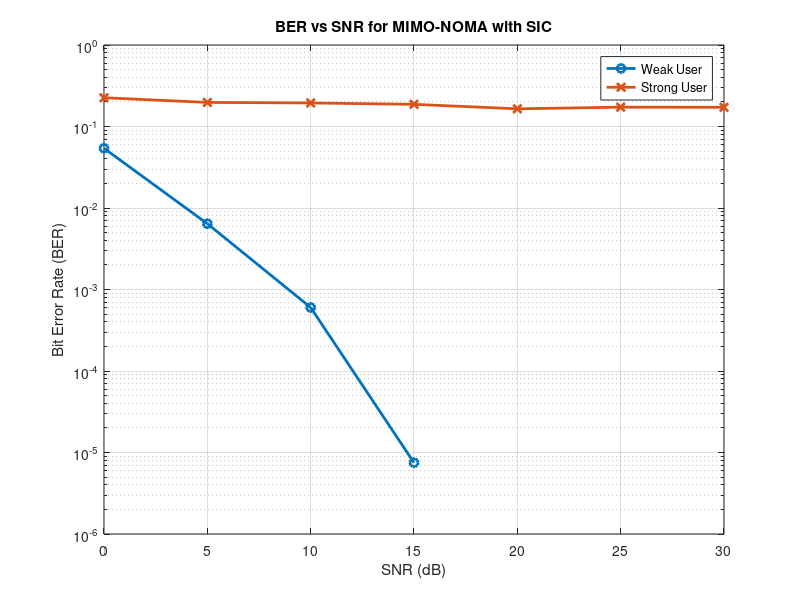

Here is the MATLAB script that generated this plot:
clc; clear; close all;

%% System Parameters
N_users = 8;               % Total users
tx_antennas = 4;           % Number of transmit antennas (BS)
rx_antennas = 1;           % 1 antenna per user
num_bits = 1e4;            % Bits per user
mod_order = 2;             % BPSK
SNR_dB_range = 0:5:30;     % SNR sweep range in dB
num_runs = 100;            % Monte Carlo iterations per SNR

%% Initialize Result Storage
BER_weak_avg = zeros(size(SNR_dB_range));
BER_strong_avg = zeros(size(SNR_dB_range));

%% SNR Sweep
for snr_idx = 1:length(SNR_dB_range)
    SNR_dB = SNR_dB_range(snr_idx);
    snr = 10^(SNR_dB/10);

    total_BER_weak = 0;
    total_BER_strong = 0;
    total_clusters = 0;

    for run = 1:num_runs
        %% Generate Random Channel Matrix
        H = (randn(N_users, tx_antennas) + 1j * randn(N_users, tx_antennas)) / sqrt(2);

        %% User Clustering (based on channel norm)
        [~, sorted_idx] = sort(vecnorm(H, 2, 2), 'descend');
        clusters = reshape(sorted_idx, 2, []).';

        %% Loop Through Clusters
        for c = 1:size(clusters, 1)
            u_strong = clusters(c, 1);
            u_weak   = clusters(c, 2);

            % Generate Data
            bits_s = randi([0 1], num_bits, 1); symbols_s = 2 * bits_s - 1;
            bits_w = randi([0 1], num_bits, 1); symbols_w = 2 * bits_w - 1;

            % Power allocation
            P_s = 0.3; P_w = 0.7;
            x_combined = [sqrt(P_s)*symbols_s.'; sqrt(P_w)*symbols_w.'];  % 2 x num_bits

            % Channel matrix for cluster
            H_pair = H([u_strong, u_weak], :);

            % Regularized Zero-Forcing Beamforming
            W = (H_pair') / (H_pair * H_pair' + 1e-2 * eye(2));
            W = W ./ vecnorm(W);  % Normalize columns

            % Transmit signal
            tx_bf = W * x_combined;     % [tx_ant x num_bits]
            rx_cluster = H_pair * tx_bf; % [2 x num_bits]

            % Add AWGN
            noise = sqrt(1/(2*snr)) * (randn(size(rx_cluster)) + 1j * randn(size(rx_cluster)));
            rx_noisy = rx_cluster + noise;

            % Weak user decoding
            rx_w = real(rx_noisy(2, :));
            decoded_w = rx_w > 0;
            BER_w = mean(decoded_w ~= bits_w.');

            % Strong user decoding (SIC)
            est_w = sqrt(P_w) * (2 * decoded_w - 1);
            rx_s_clean = real(rx_noisy(1, :)) - est_w;
            decoded_s = rx_s_clean > 0;
            BER_s = mean(decoded_s ~= bits_s.');

            % Accumulate results
            total_BER_weak = total_BER_weak + BER_w;
            total_BER_strong = total_BER_strong + BER_s;
            total_clusters = total_clusters + 1;
        end
    end

    % Average BER over all clusters and runs
    BER_weak_avg(snr_idx) = total_BER_weak / total_clusters;
    BER_strong_avg(snr_idx) = total_BER_strong / total_clusters;

    fprintf("Done for SNR = %d dB: Weak BER = %.4f, Strong BER = %.4f\n", ...
        SNR_dB, BER_weak_avg(snr_idx), BER_strong_avg(snr_idx));
end

%% Plotting
figure;
semilogy(SNR_dB_range, BER_weak_avg, '-o', 'LineWidth', 2); hold on;
semilogy(SNR_dB_range, BER_strong_avg, '-x', 'LineWidth', 2);
xlabel('SNR (dB)');
ylabel('Bit Error Rate (BER)');
title('BER vs SNR for MIMO-NOMA with SIC');
legend('Weak User', 'Strong User');
grid on;
